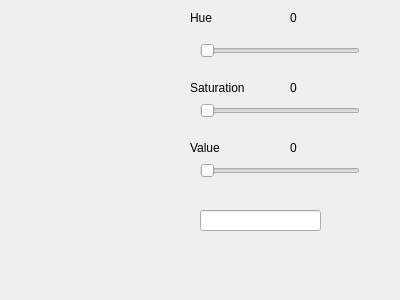
<?xml version="1.0" encoding="UTF-8"?>
<ui version="4.0">
 <class>Form</class>
 <widget class="QWidget" name="Form">
  <property name="geometry">
   <rect>
    <x>0</x>
    <y>0</y>
    <width>400</width>
    <height>300</height>
   </rect>
  </property>
  <property name="windowTitle">
   <string>Form</string>
  </property>
  <widget class="QSlider" name="hueSlider">
   <property name="geometry">
    <rect>
     <x>200</x>
     <y>40</y>
     <width>160</width>
     <height>22</height>
    </rect>
   </property>
   <property name="maximum">
    <number>360</number>
   </property>
   <property name="orientation">
    <enum>Qt::Horizontal</enum>
   </property>
  </widget>
  <widget class="QSlider" name="satSlider">
   <property name="geometry">
    <rect>
     <x>200</x>
     <y>100</y>
     <width>160</width>
     <height>22</height>
    </rect>
   </property>
   <property name="maximum">
    <number>255</number>
   </property>
   <property name="orientation">
    <enum>Qt::Horizontal</enum>
   </property>
  </widget>
  <widget class="QSlider" name="valueSlider">
   <property name="geometry">
    <rect>
     <x>200</x>
     <y>160</y>
     <width>160</width>
     <height>22</height>
    </rect>
   </property>
   <property name="maximum">
    <number>255</number>
   </property>
   <property name="orientation">
    <enum>Qt::Horizontal</enum>
   </property>
  </widget>
  <widget class="QWidget" name="colorDisplay" native="true">
   <property name="geometry">
    <rect>
     <x>30</x>
     <y>40</y>
     <width>120</width>
     <height>141</height>
    </rect>
   </property>
  </widget>
  <widget class="QLabel" name="hueLabel">
   <property name="geometry">
    <rect>
     <x>190</x>
     <y>10</y>
     <width>62</width>
     <height>15</height>
    </rect>
   </property>
   <property name="text">
    <string>Hue</string>
   </property>
  </widget>
  <widget class="QLabel" name="satLabel">
   <property name="geometry">
    <rect>
     <x>190</x>
     <y>80</y>
     <width>81</width>
     <height>16</height>
    </rect>
   </property>
   <property name="text">
    <string>Saturation</string>
   </property>
  </widget>
  <widget class="QLabel" name="valueLabel">
   <property name="geometry">
    <rect>
     <x>190</x>
     <y>140</y>
     <width>62</width>
     <height>15</height>
    </rect>
   </property>
   <property name="text">
    <string>Value</string>
   </property>
  </widget>
  <widget class="QLineEdit" name="rgbEntry">
   <property name="geometry">
    <rect>
     <x>200</x>
     <y>210</y>
     <width>121</width>
     <height>21</height>
    </rect>
   </property>
  </widget>
  <widget class="QLabel" name="hueValue">
   <property name="geometry">
    <rect>
     <x>290</x>
     <y>10</y>
     <width>62</width>
     <height>15</height>
    </rect>
   </property>
   <property name="text">
    <string>0</string>
   </property>
  </widget>
  <widget class="QLabel" name="satValue">
   <property name="geometry">
    <rect>
     <x>290</x>
     <y>80</y>
     <width>62</width>
     <height>15</height>
    </rect>
   </property>
   <property name="text">
    <string>0</string>
   </property>
  </widget>
  <widget class="QLabel" name="valueValue">
   <property name="geometry">
    <rect>
     <x>290</x>
     <y>140</y>
     <width>62</width>
     <height>15</height>
    </rect>
   </property>
   <property name="text">
    <string>0</string>
   </property>
  </widget>
 </widget>
 <resources/>
 <connections>
  <connection>
   <sender>hueSlider</sender>
   <signal>valueChanged(int)</signal>
   <receiver>hueValue</receiver>
   <slot>setNum(int)</slot>
   <hints>
    <hint type="sourcelabel">
     <x>280</x>
     <y>51</y>
    </hint>
    <hint type="destinationlabel">
     <x>320</x>
     <y>21</y>
    </hint>
   </hints>
  </connection>
  <connection>
   <sender>satSlider</sender>
   <signal>valueChanged(int)</signal>
   <receiver>satValue</receiver>
   <slot>setNum(int)</slot>
   <hints>
    <hint type="sourcelabel">
     <x>338</x>
     <y>108</y>
    </hint>
    <hint type="destinationlabel">
     <x>338</x>
     <y>87</y>
    </hint>
   </hints>
  </connection>
  <connection>
   <sender>valueSlider</sender>
   <signal>valueChanged(int)</signal>
   <receiver>valueValue</receiver>
   <slot>setNum(int)</slot>
   <hints>
    <hint type="sourcelabel">
     <x>290</x>
     <y>172</y>
    </hint>
    <hint type="destinationlabel">
     <x>310</x>
     <y>153</y>
    </hint>
   </hints>
  </connection>
 </connections>
</ui>
